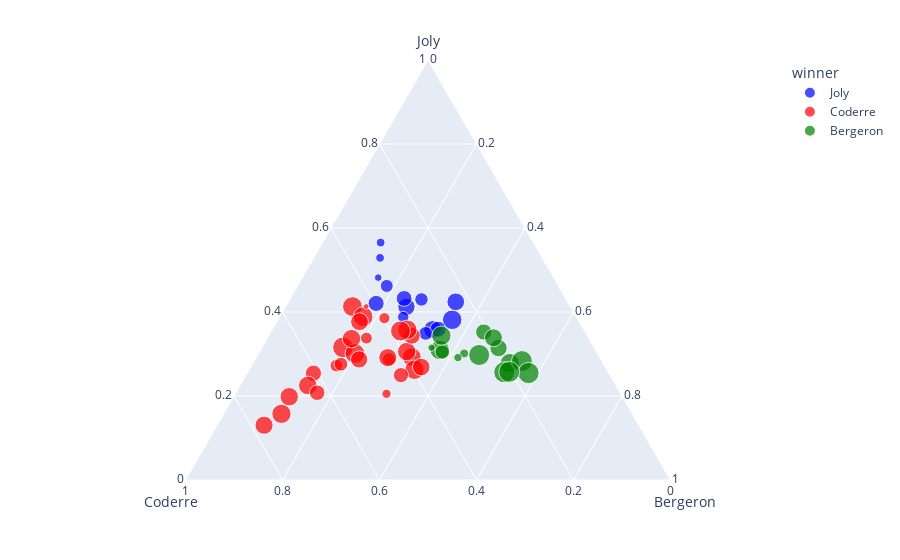

Notebook source saved alongside this figure:
### Markdown cell above
### Ternary Coordinates

### Code cell
import plotly.express as px
df = px.data.election()
fig = px.scatter_ternary(df, a="Joly", b="Coderre", c="Bergeron", color="winner", size="total", hover_name="district",
                   size_max=15, color_discrete_map = {"Joly": "blue", "Bergeron": "green", "Coderre":"red"} )
fig.show()

### Figure 1 — Plotly figure (JSON) as saved in the notebook; plotly's stock layout.template omitted (floating-point values rounded to 4 significant figures)
{"data": [{"a": [3024, 2675, 3578, 2849, 1894, 2282, 1636, 3262, 2648, 1266, 1908, 998, 1068, 690], "b": [2481, 2525, 2432, 2476, 1451, 1906, 1548, 1773, 2040, 1165, 1325, 631, 595, 518], "c": [1829, 1163, 3368, 2631, 754, 2169, 1503, 2653, 1437, 832, 1205, 258, 226, 224], "hovertemplate": "<b>%{hovertext}</b><br><br>winner=Joly<br>Joly=%{a}<br>Coderre=%{b}<br>Bergeron=%{c}<br>total=%{marker.size}<extra></extra>", "hovertext": ["101-Bois-de-Liesse", "102-Cap-Saint-Jacques", "161-Saint-HenriPetite-BourgognePointe-Saint-Charles", "172-Desmarchais-Crawford", "181-Peter-McGill", "182-Saint-Jacques", "33-Snowdon", "34-Notre-Dame-de-Grâce", "35-Loyola", "41-du Canal", "43-Fort-Rolland", "61-Pierre-Foretier", "62-Denis-Benjamin-Viger", "63-Jacques-Bizard"], "legendgroup": "Joly", "marker": {"color": "blue", "size": [7334, 6363, 9378, 7956, 4099, 6357, 4687, 7688, 6125, 3263, 4438, 1887, 1889, 1432], "sizemode": "area", "sizeref": 49.11, "symbol": "circle"}, "mode": "markers", "name": "Joly", "showlegend": true, "subplot": "ternary", "type": "scatterternary"}, {"a": [2532, 2543, 3330, 2852, 1656, 2431, 2081, 3959, 2822, 1641, 1908, 2438, 3291, 1220, 2039, 1402, 1076, 1172, 1286, 1232, 1157, 3717, 2943, 326, 3454, 2338, 1435, 1051, 423], "b": [3348, 3252, 5456, 4734, 5737, 3673, 3612, 4308, 4104, 3931, 5387, 2566, 3347, 3668, 2878, 2420, 2184, 1589, 2526, 1873, 1193, 4201, 3536, 332, 3694, 3509, 6591, 6229, 996], "c": [2770, 2521, 1760, 1879, 958, 3155, 1554, 1320, 1459, 882, 1184, 2092, 2562, 984, 2666, 1793, 691, 708, 851, 1182, 653, 1642, 1330, 131, 2589, 2178, 1085, 780, 643], "hovertemplate": "<b>%{hovertext}</b><br><br>winner=Coderre<br>Joly=%{a}<br>Coderre=%{b}<br>Bergeron=%{c}<br>total=%{marker.size}<extra></extra>", "hovertext": ["11-Sault-au-Récollet", "12-Saint-Sulpice", "121-La Pointe-aux-Prairies", "122-Pointe-aux-Trembles", "123-Rivière-des-Prairies", "134-Marie-Victorin", "14-Bordeaux-Cartierville", "141-Côte-de-Liesse", "142-Norman-McLaren", "151-Saint-Léonard-Est", "152-Saint-Léonard-Ouest", "162-Saint-PaulÉmard", "171-ChamplainL'Île-des-Soeurs", "191-Saint-Michel", "192-François-Perrault", "194-Parc-Extension", "21-Ouest", "22-Est", "23-Centre", "31-Darlington", "42-J.-Émery-Provost", "51-Sault-Saint-Louis", "52-Cecil-P.-Newman", "64-Sainte-Geneviève", "71-Tétreaultville", "74-Louis-Riel", "81-Marie-Clarac", "82-Ovide-Clermont", "91-Claude-Ryan"], "legendgroup": "Coderre", "marker": {"color": "red", "size": [8650, 8316, 10546, 9465, 8351, 9259, 7247, 9587, 8385, 6454, 8479, 7096, 9200, 5872, 7583, 5615, 3951, 3469, 4663, 4287, 3003, 9560, 7809, 789, 9737, 8025, 9111, 8060, 2062], "sizemode": "area", "sizeref": 49.11, "symbol": "circle"}, "mode": "markers", "name": "Coderre", "showlegend": true, "subplot": "ternary", "type": "scatterternary"}, {"a": [2514, 3044, 2316, 2873, 2815, 2788, 3234, 2271, 2782, 1578, 3139, 2675, 592, 419, 489], "b": [1734, 1770, 1455, 2979, 1827, 2331, 2670, 1347, 2201, 1644, 2746, 1546, 540, 446, 491], "c": [4782, 5933, 3599, 3430, 6408, 5748, 4962, 2827, 5819, 1950, 3250, 3679, 833, 465, 698], "hovertemplate": "<b>%{hovertext}</b><br><br>winner=Bergeron<br>Joly=%{a}<br>Coderre=%{b}<br>Bergeron=%{c}<br>total=%{marker.size}<extra></extra>", "hovertext": ["111-Mile-End", "112-DeLorimier", "113-Jeanne-Mance", "13-Ahuntsic", "131-Saint-Édouard", "132-Étienne-Desmarteau", "133-Vieux-Rosemont", "183-Sainte-Marie", "193-Villeray", "32-Côte-des-Neiges", "72-MaisonneuveLongue-Pointe", "73-Hochelaga", "92-Joseph-Beaubien", "93-Robert-Bourassa", "94-Jeanne-Sauvé"], "legendgroup": "Bergeron", "marker": {"color": "green", "size": [9030, 10747, 7370, 9282, 11050, 10867, 10866, 6445, 10802, 5172, 9135, 7900, 1965, 1330, 1678], "sizemode": "area", "sizeref": 49.11, "symbol": "circle"}, "mode": "markers", "name": "Bergeron", "showlegend": true, "subplot": "ternary", "type": "scatterternary"}], "layout": {"legend": {"itemsizing": "constant", "title": {"text": "winner"}, "tracegroupgap": 0}, "margin": {"t": 60}, "ternary": {"aaxis": {"title": {"text": "Joly"}}, "baxis": {"title": {"text": "Coderre"}}, "caxis": {"title": {"text": "Bergeron"}}, "domain": {"x": [0, 1], "y": [0, 1]}}}}
